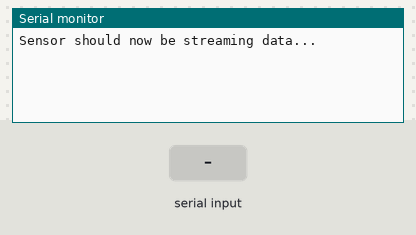
The sketch below on a simulated Arduino Mega 2560, built with avr-gcc and run on an emulated ATmega2560. Shown: the last lines printed to the serial monitor. The test bench sets the inputs (shaded band).

Above: at 1.2 s.
1.3 s: "1" received over the second serial link
At 2.5 s:
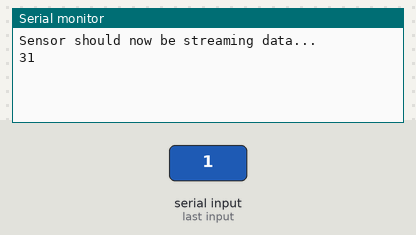
2.8 s: "0" received over the second serial link
At 3.9 s:
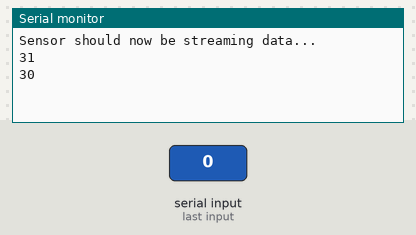
4.3 s: "2" received over the second serial link
At 5.1 s:
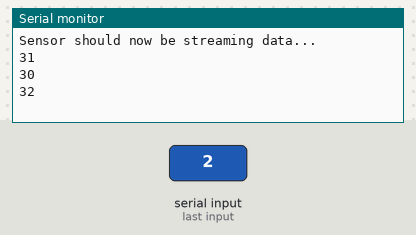

The sketch:

tera-ranger-tower-evo-raw.ino
```cpp
#define BAUDRATE 921600

void setup() {
  Serial.begin(115200);          // Debug output to PC
  Serial3.begin(BAUDRATE);       // UART to Tower Evo
  while(!Serial3);
  byte activate_streaming[] = {0x00, 0x52, 0x02, 0x01, 0xDF};
  Serial3.write(activate_streaming, sizeof(activate_streaming));
  Serial.println("Sensor should now be streaming data...");
}

void loop() {
  while (Serial3.available() > 0) {
    uint8_t inChar = Serial3.read();
    Serial.println(inChar, HEX);
  }
}
```

Measured:
- after the input at 1.3 s, the serial monitor: prints a new line at once (image 1)
- after the input at 2.8 s, the serial monitor: prints a new line at once (image 2)
- after the input at 4.3 s, the serial monitor: prints a new line at once (image 3)
